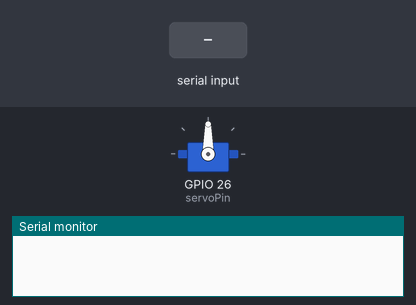
This sketch was run on a simulated ESP32. Parts: servo, the last lines printed to the serial monitor. The test bench sets the inputs (shaded band).

Above: at 1.2 s.
1.3 s: "90,45\n" received over Serial
At 3.1 s:
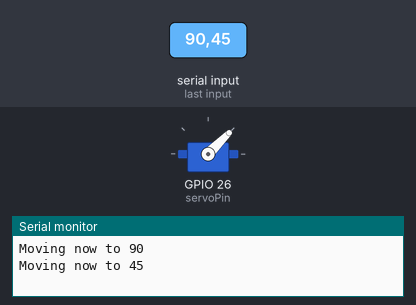
3.8 s: "30,150\n" received over Serial
At 6.0 s:
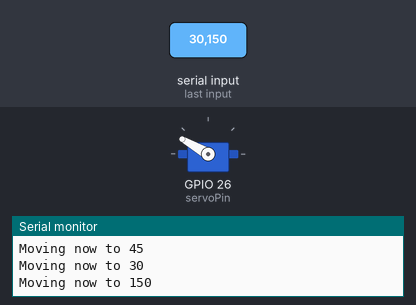
6.3 s: "90\n" received over Serial
At 8.9 s:
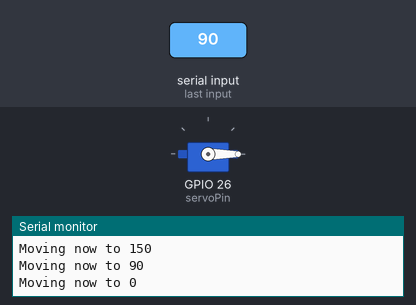
Timing chart, 0 to 10.4 s (numbered marks = the images above; inputs shaded):
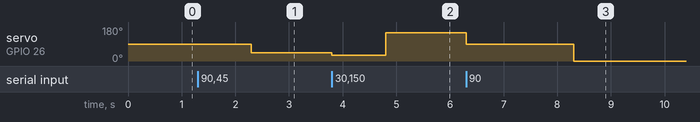

The sketch:

servo_serial_esp32.ino
```cpp
#include <ESP32Servo.h>

int servoPin = 26;
Servo myservo;  // create servo object to control a servo
int currentPos = 0; // start at angle 0

void setup() {
  Serial.begin(115200);

  myservo.setPeriodHertz(50);   // standard 50hz servo
  myservo.attach(servoPin, 500, 2300);  // set pulse min to 500 uS, and max to 2500 uS
}

void moveServo(int angle) {
    if (angle < 0 || angle > 180) { // make sure range is valid first
      Serial.println("Invalid range!");
    }
    else {  //range is within 0-180
      Serial.print("Moving now to ");
      Serial.println(angle);

      myservo.write(angle);  //move servo to position
      delay(1000);
    }
}

void loop() {
  if (Serial.available() > 0) {
    currentPos = Serial.parseInt();
    moveServo(currentPos);
  }
}
```

Measured:
- after the input at 1.3 s, servo on GPIO 26 (servoPin): 90° → 45° after 1.0 s
- after the input at 3.8 s, servo on GPIO 26 (servoPin): 45° → 30° at once, → 150° 1.0 s later
- after the input at 6.3 s, servo on GPIO 26 (servoPin): 150° → 90° at once, → 0° 2.0 s later
